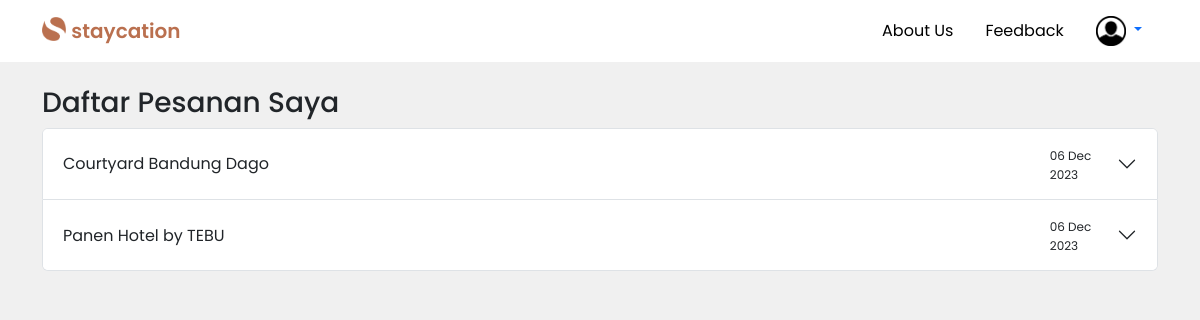
/dashboard/user/lihat-pesanan.php (signed in), run on the app's committed database.
### tables this page shows
CREATE TABLE `pemesanan` (
  `ID_PEMESANAN` int(11) NOT NULL,
  `EMAIL_TAMU` varchar(40) NOT NULL,
  `ID_HOTEL` int(11) NOT NULL,
  `ID_METODE_PEMBAYARAN` int(11) NOT NULL,
  `TGL_PEMESANAN` timestamp NOT NULL DEFAULT current_timestamp() ON UPDATE current_timestamp(),
  `TGL_CEKIN` datetime NOT NULL,
  `TGL_CEKOUT` datetime NOT NULL,
  `TOTAL_BIAYA` decimal(10,0) NOT NULL
);

### dashboard/user/lihat-pesanan.php (the view, shortened to what this page needs)
<?php
include '../../controller/user-crud.php';
if (!isset($_SESSION['user_type']) || empty($_SESSION['user_type'])) {
    include '../../partials/header.php';
} elseif ($_SESSION['user_type'] === 'tamu') {
    include '../../partials/header-login-noindex.php';
}
$email = $_SESSION['email'];
$query = "SELECT hotel.nama_hotel, tipe_kamar.tipe_kamar, pemesanan.id_pemesanan,
            pemesanan.tgl_pemesanan, pemesanan.tgl_cekin, pemesanan.tgl_cekout,
            pemesanan.total_biaya, COUNT(detail_pemesanan.id_detail) AS jumlah_kamar
            FROM pemesanan
            JOIN detail_pemesanan ON pemesanan.id_pemesanan = detail_pemesanan.id_pemesanan
            JOIN kamar ON detail_pemesanan.id_kamar = kamar.id_kamar
            JOIN tipe_kamar ON kamar.id_tipe_kamar = tipe_kamar.id_tipe_kamar
            JOIN hotel ON kamar.id_hotel = hotel.id_hotel
            WHERE pemesanan.email_tamu = '$email'
            GROUP BY hotel.nama_hotel, tipe_kamar.tipe_kamar, pemesanan.id_pemesanan,
            pemesanan.tgl_pemesanan, pemesanan.tgl_cekin, pemesanan.tgl_cekout,
            pemesanan.total_biaya;";
$result = $koneksi->query($query);
?>
    <div class="container mt-3">
        <h3>Daftar Pesanan Saya</h3>
        <?php
        if ($result->num_rows > 0) {
            echo '<div class="accordion" id="accordionPesanan">';
            $counter = 1;
            while ($row = $result->fetch_assoc()) {
                $accordionID = 'collapse' . $counter;
            ?>
                <div class="accordion-item">
                    <h2 class="accordion-header" id="heading<?php echo $counter; ?>">
                    <button class="accordion-button collapsed" type="button" data-bs-toggle="collapse" data-bs-target="#<?php echo $accordionID; ?>" aria-expanded="false" aria-controls="<?php echo $accordionID; ?>">
                        <div class="w-100">
                            <?php echo $row['nama_hotel']; ?>
                        </div>
                        <div>
                            <span style="font-size: 12px;"><?php echo date('d M Y', strtotime($row["tgl_pemesanan"])); ?> </span>
                        </div>
                    </button>
                    </h2>
                </div>
            <?php
                $counter++;
            }
            echo '</div>';
        } else {
            echo "Tidak ada data pesanan.";
        }
        ?>
    </div>
</body>
</html>

### style.css (style rules this page uses)
body { background-color: #f0f0f0; }
* { font-family: 'Poppins', sans-serif; }

### data on the page
pemesanan: nama_hotel "Courtyard Bandung Dago", TGL_PEMESANAN "06 Dec 2023"
pemesanan: nama_hotel "Panen Hotel by TEBU", TGL_PEMESANAN "06 Dec 2023"
